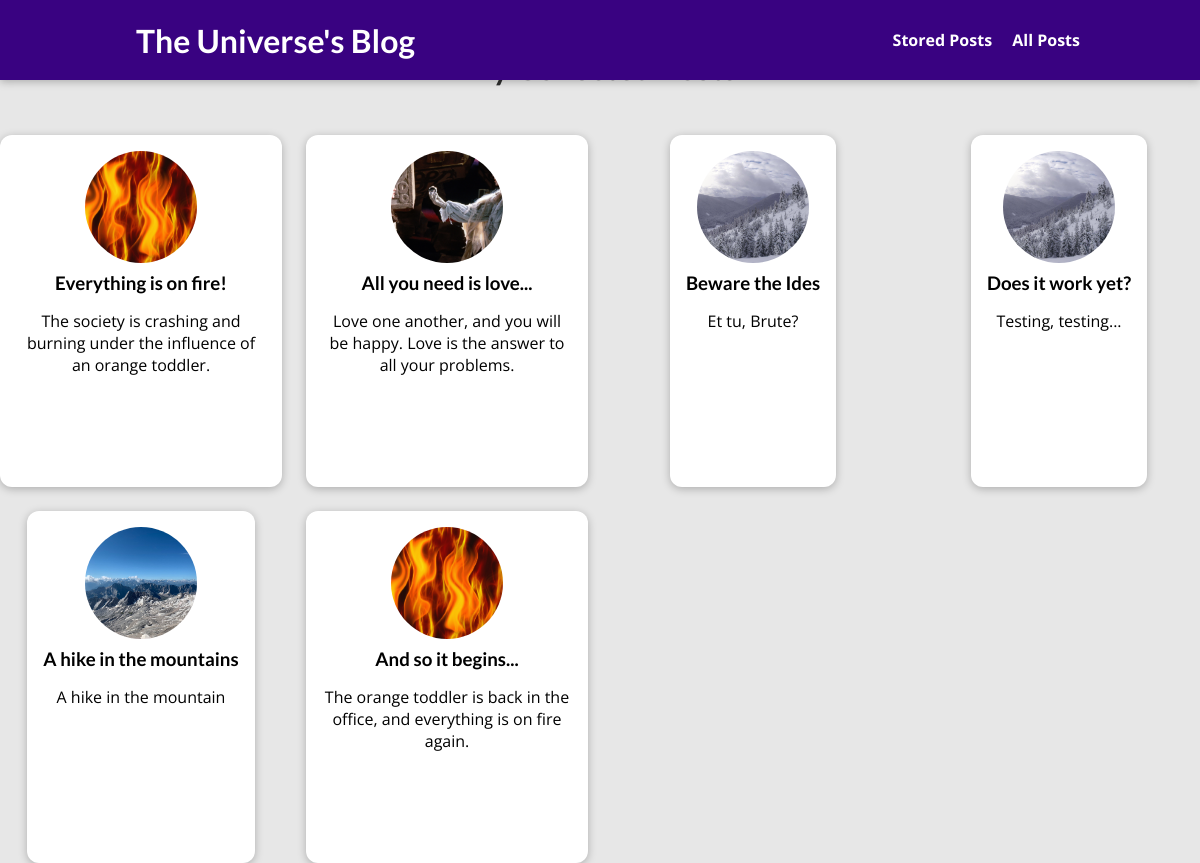
The page /posts on the database its author committed.
### blog/models.py (models this page shows, shortened)
class Post(models.Model):
    id = models.AutoField(auto_created=True, primary_key=True,
                          serialize=False, verbose_name='ID')
    title = models.CharField(default="", max_length=100)
    content = models.TextField(default="", blank=True)
    excerpt = models.CharField(default="", max_length=20)
    image = models.CharField(default="mountains.jpg", max_length=100)
    email = models.EmailField(default="email@server.com")
    date = models.DateField(auto_now=False)
    author = models.ForeignKey(
        Author, on_delete=models.SET_NULL, related_name="posts", null=True)
    post_slug = models.SlugField(
        null=False, db_index=True, blank=False, unique=True)
    tags = models.ManyToManyField("Tag")

### blog/views.py (the view)
# urls.py: path("posts", views.posts_view.as_view(), name="posts-page"),
class posts_view(ListView):
    template_name = "blog/all-posts.html"
    model = Post
    ordering = ["-date"]
    context_object_name = "all_posts"

### blog/templates/blog/all-posts.html (shortened to what this page needs)
{% extends "base.html" %}
{% load static %}
{% block css-files %}
    <link rel="stylesheet" href="{% static 'blog/post.css' %}">
    <link rel="stylesheet" href="{% static 'blog/all-posts.css' %}">
{% endblock %}
{% block content %}
<sectionn id="all-posts">
    <h2>My Collected Posts</h2>
    <ul>
        {% for post in all_posts %}
        {% include "blog/includes/post.html" %}
        {% endfor %}
    </ul>
{% endblock %}

### blog/templates/blog/includes/post.html
{% load static %}
<li>
    <article class="post">
        <a href="{% url "post-detail-page" post.post_slug %}">
            <img src="{% static 'blog/images/'|add:post.image %}" alt="{{ post.title }}" />
            <div class="post__content">
                <h3>{{ post.title }}</h3>
                <p>{{ post.excerpt }}
                </p>
            </div>
        </a>
    </article>
</li>

### static/app.css (style rules this page uses)
* { box-sizing: border-box; }
html { font-family: 'Open Sans', 'Lato', sans-serif; }
body { margin: 0; }
h1, h2, h3 { font-family: 'Lato', sans-serif; font-weight: bold; }

### blog/static/blog/post.css (style rules this page uses)
.post { display: flex; flex-direction: column; align-items: center; text-align: center; }
.post a { text-decoration: none; color: black; transition: all 0.2s ease; padding: 1rem; }
.post img { width: 5rem; height: 5rem; object-fit: cover; border-radius: 50%; }
.post h3 { margin: 0.25rem 0; }

### blog/static/blog/all-posts.css (style rules this page uses)
body { background-color: #e7e7e7; }
#all-posts { margin: 7rem auto; width: 90%; max-width: 60rem; }
#all-posts h2 { text-align: center; font-size: 2rem; color: #2e2e2e; margin: 3rem 0; }
ul { list-style: none; margin: 0; padding: 0; display: grid; grid-template-columns: repeat(auto-fill, minmax(17rem, 1fr)); gap: 1.5rem; }
.post img { width: 7rem; height: 7rem; }
.post a { height: 22rem; transform-origin: center; box-shadow: 0 2px 8px rgba(0, 0, 0, 0.25); border-radius: 12px; background-color: white; }

### rows shown on the page
Post: image (picture), title "Everything is on fire!", excerpt "The society is crashing and burning under the influence of an orange toddler."
Post: image (picture), title "All you need is love...", excerpt "Love one another, and you will be happy. Love is the answer to all your problems."
Post: image (picture), title "Beware the Ides", excerpt "Et tu, Brute?"
Post: image (picture), title "Does it work yet?", excerpt "Testing, testing..."
Post: image (picture), title "A hike in the mountains", excerpt "A hike in the mountain"
Post: image (picture), title "And so it begins...", excerpt "The orange toddler is back in the office, and everything is on fire again."
